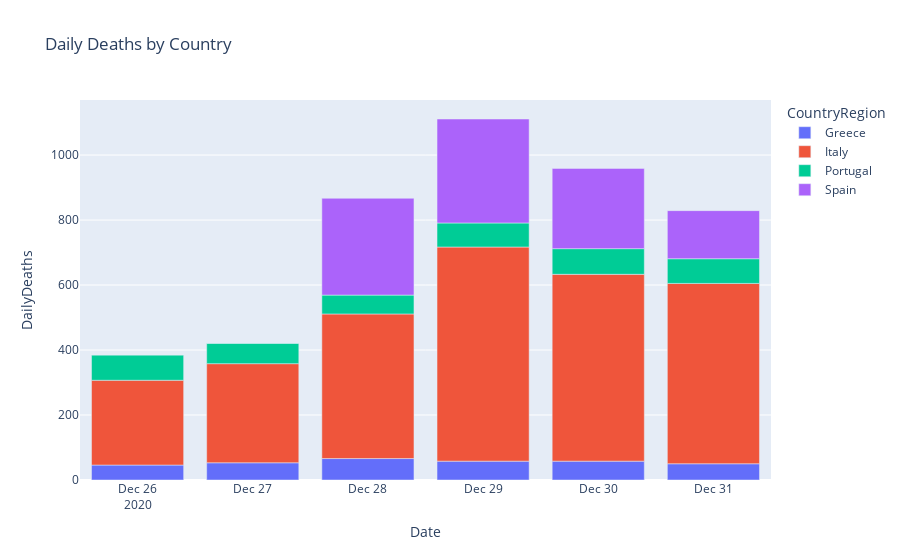

Notebook code cell kept with this figure:
### Markdown cell above
### Stacked bar plot `plotly.express`

### Code cell
fig = px.bar(data_frame=df_stacked, x="Date", y="DailyDeaths", color="CountryRegion", title="Daily Deaths by Country")
fig.show()

### Figure 1 — Plotly figure (JSON) as saved in the notebook; plotly's stock layout.template omitted (floating-point values rounded to 4 significant figures)
{"data": [{"alignmentgroup": "True", "hovertemplate": "CountryRegion=Greece<br>Date=%{x}<br>DailyDeaths=%{y}<extra></extra>", "legendgroup": "Greece", "marker": {"color": "#636efa"}, "name": "Greece", "offsetgroup": "Greece", "orientation": "v", "showlegend": true, "textposition": "auto", "type": "bar", "x": ["2020-12-26T00:00:00", "2020-12-27T00:00:00", "2020-12-28T00:00:00", "2020-12-29T00:00:00", "2020-12-30T00:00:00", "2020-12-31T00:00:00"], "xaxis": "x", "y": [46, 53, 66, 58, 58, 50], "yaxis": "y"}, {"alignmentgroup": "True", "hovertemplate": "CountryRegion=Italy<br>Date=%{x}<br>DailyDeaths=%{y}<extra></extra>", "legendgroup": "Italy", "marker": {"color": "#EF553B"}, "name": "Italy", "offsetgroup": "Italy", "orientation": "v", "showlegend": true, "textposition": "auto", "type": "bar", "x": ["2020-12-26T00:00:00", "2020-12-27T00:00:00", "2020-12-28T00:00:00", "2020-12-29T00:00:00", "2020-12-30T00:00:00", "2020-12-31T00:00:00"], "xaxis": "x", "y": [261, 305, 445, 659, 575, 555], "yaxis": "y"}, {"alignmentgroup": "True", "hovertemplate": "CountryRegion=Portugal<br>Date=%{x}<br>DailyDeaths=%{y}<extra></extra>", "legendgroup": "Portugal", "marker": {"color": "#00cc96"}, "name": "Portugal", "offsetgroup": "Portugal", "orientation": "v", "showlegend": true, "textposition": "auto", "type": "bar", "x": ["2020-12-26T00:00:00", "2020-12-27T00:00:00", "2020-12-28T00:00:00", "2020-12-29T00:00:00", "2020-12-30T00:00:00", "2020-12-31T00:00:00"], "xaxis": "x", "y": [78, 63, 58, 74, 79, 76], "yaxis": "y"}, {"alignmentgroup": "True", "hovertemplate": "CountryRegion=Spain<br>Date=%{x}<br>DailyDeaths=%{y}<extra></extra>", "legendgroup": "Spain", "marker": {"color": "#ab63fa"}, "name": "Spain", "offsetgroup": "Spain", "orientation": "v", "showlegend": true, "textposition": "auto", "type": "bar", "x": ["2020-12-26T00:00:00", "2020-12-27T00:00:00", "2020-12-28T00:00:00", "2020-12-29T00:00:00", "2020-12-30T00:00:00", "2020-12-31T00:00:00"], "xaxis": "x", "y": [0, 0, 298, 320, 247, 148], "yaxis": "y"}], "layout": {"barmode": "relative", "legend": {"title": {"text": "CountryRegion"}, "tracegroupgap": 0}, "title": {"text": "Daily Deaths by Country"}, "xaxis": {"anchor": "y", "domain": [0, 1], "title": {"text": "Date"}}, "yaxis": {"anchor": "x", "domain": [0, 1], "title": {"text": "DailyDeaths"}}}}
